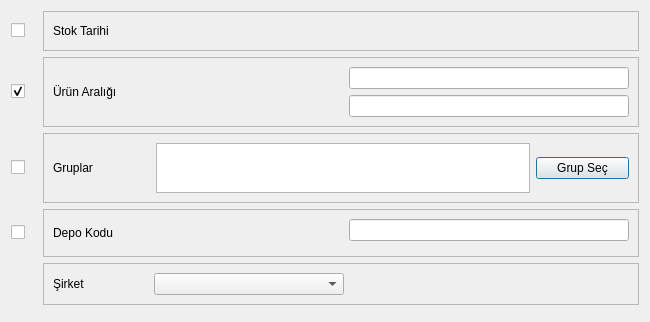
<?xml version="1.0" encoding="UTF-8"?>
<ui version="4.0">
 <class>STOK_MIKTARLARI_BATCH</class>
 <widget class="QDialog" name="STOK_MIKTARLARI_BATCH">
  <property name="geometry">
   <rect>
    <x>0</x>
    <y>0</y>
    <width>650</width>
    <height>313</height>
   </rect>
  </property>
  <property name="sizePolicy">
   <sizepolicy hsizetype="Expanding" vsizetype="Expanding">
    <horstretch>0</horstretch>
    <verstretch>0</verstretch>
   </sizepolicy>
  </property>
  <property name="windowTitle">
   <string>Dialog</string>
  </property>
  <layout class="QGridLayout" name="gridLayout_4" rowstretch="2,2,1,0,0,0" columnstretch="20,20,2">
   <property name="sizeConstraint">
    <enum>QLayout::SetDefaultConstraint</enum>
   </property>
   <item row="1" column="0">
    <widget class="QCheckBox" name="checkBox_urun_araligi">
     <property name="sizePolicy">
      <sizepolicy hsizetype="Fixed" vsizetype="Fixed">
       <horstretch>0</horstretch>
       <verstretch>0</verstretch>
      </sizepolicy>
     </property>
     <property name="minimumSize">
      <size>
       <width>26</width>
       <height>0</height>
      </size>
     </property>
     <property name="text">
      <string/>
     </property>
     <property name="checked">
      <bool>true</bool>
     </property>
    </widget>
   </item>
   <item row="1" column="1" colspan="2">
    <widget class="QFrame" name="frame_urun_araligi">
     <property name="sizePolicy">
      <sizepolicy hsizetype="Expanding" vsizetype="Fixed">
       <horstretch>0</horstretch>
       <verstretch>0</verstretch>
      </sizepolicy>
     </property>
     <property name="frameShape">
      <enum>QFrame::StyledPanel</enum>
     </property>
     <property name="frameShadow">
      <enum>QFrame::Raised</enum>
     </property>
     <layout class="QGridLayout" name="gridLayout" columnstretch="10,20,30">
      <item row="0" column="0" rowspan="2">
       <widget class="QLabel" name="label">
        <property name="sizePolicy">
         <sizepolicy hsizetype="Expanding" vsizetype="Fixed">
          <horstretch>0</horstretch>
          <verstretch>0</verstretch>
         </sizepolicy>
        </property>
        <property name="minimumSize">
         <size>
          <width>97</width>
          <height>0</height>
         </size>
        </property>
        <property name="text">
         <string>Ürün Aralığı</string>
        </property>
       </widget>
      </item>
      <item row="0" column="1">
       <widget class="QSearchEdit" name="searchEdit_bas_urun_kodu">
        <property name="whatsThis">
         <string>Arama widget. </string>
        </property>
        <property name="QSearchEdit" stdset="0">
         <rect>
          <x>0</x>
          <y>0</y>
          <width>100</width>
          <height>100</height>
         </rect>
        </property>
       </widget>
      </item>
      <item row="0" column="2">
       <widget class="QLineEdit" name="lineEdit_bas_urun_adi">
        <property name="focusPolicy">
         <enum>Qt::NoFocus</enum>
        </property>
        <property name="readOnly">
         <bool>true</bool>
        </property>
       </widget>
      </item>
      <item row="1" column="1">
       <widget class="QSearchEdit" name="searchEdit_bts_urun_kodu">
        <property name="whatsThis">
         <string>Arama widget. </string>
        </property>
        <property name="QSearchEdit" stdset="0">
         <rect>
          <x>0</x>
          <y>0</y>
          <width>100</width>
          <height>100</height>
         </rect>
        </property>
       </widget>
      </item>
      <item row="1" column="2">
       <widget class="QLineEdit" name="lineEdit_bts_urun_adi">
        <property name="focusPolicy">
         <enum>Qt::NoFocus</enum>
        </property>
        <property name="readOnly">
         <bool>true</bool>
        </property>
       </widget>
      </item>
     </layout>
    </widget>
   </item>
   <item row="2" column="0">
    <widget class="QCheckBox" name="checkBox_grup_araligi">
     <property name="sizePolicy">
      <sizepolicy hsizetype="Fixed" vsizetype="Fixed">
       <horstretch>0</horstretch>
       <verstretch>0</verstretch>
      </sizepolicy>
     </property>
     <property name="minimumSize">
      <size>
       <width>26</width>
       <height>0</height>
      </size>
     </property>
     <property name="text">
      <string/>
     </property>
    </widget>
   </item>
   <item row="2" column="1" colspan="2">
    <widget class="QFrame" name="frame_grup_araligi">
     <property name="sizePolicy">
      <sizepolicy hsizetype="Expanding" vsizetype="Fixed">
       <horstretch>0</horstretch>
       <verstretch>0</verstretch>
      </sizepolicy>
     </property>
     <property name="maximumSize">
      <size>
       <width>16777215</width>
       <height>70</height>
      </size>
     </property>
     <property name="frameShape">
      <enum>QFrame::StyledPanel</enum>
     </property>
     <property name="frameShadow">
      <enum>QFrame::Raised</enum>
     </property>
     <layout class="QGridLayout" name="gridLayout_2" columnstretch="10,40,10">
      <item row="0" column="1">
       <widget class="QTextEdit" name="textEdit_gruplar">
        <property name="maximumSize">
         <size>
          <width>16777215</width>
          <height>70</height>
         </size>
        </property>
        <property name="focusPolicy">
         <enum>Qt::NoFocus</enum>
        </property>
        <property name="readOnly">
         <bool>true</bool>
        </property>
       </widget>
      </item>
      <item row="0" column="0">
       <widget class="QLabel" name="label_2">
        <property name="sizePolicy">
         <sizepolicy hsizetype="Expanding" vsizetype="Fixed">
          <horstretch>0</horstretch>
          <verstretch>0</verstretch>
         </sizepolicy>
        </property>
        <property name="minimumSize">
         <size>
          <width>97</width>
          <height>0</height>
         </size>
        </property>
        <property name="text">
         <string>Gruplar</string>
        </property>
       </widget>
      </item>
      <item row="0" column="2">
       <widget class="QPushButton" name="pushButton_grup_sec">
        <property name="text">
         <string>Grup Seç</string>
        </property>
        <property name="icon">
         <iconset resource="../k9_icons.qrc">
          <normaloff>:/k9_icons/K9_ICONS/k9_grup.png</normaloff>:/k9_icons/K9_ICONS/k9_grup.png</iconset>
        </property>
       </widget>
      </item>
     </layout>
    </widget>
   </item>
   <item row="3" column="0">
    <widget class="QCheckBox" name="checkBox_depo_kodu">
     <property name="sizePolicy">
      <sizepolicy hsizetype="Fixed" vsizetype="Fixed">
       <horstretch>0</horstretch>
       <verstretch>0</verstretch>
      </sizepolicy>
     </property>
     <property name="text">
      <string/>
     </property>
    </widget>
   </item>
   <item row="3" column="1" colspan="2">
    <widget class="QFrame" name="frame_depo_araligi">
     <property name="sizePolicy">
      <sizepolicy hsizetype="Expanding" vsizetype="Fixed">
       <horstretch>0</horstretch>
       <verstretch>0</verstretch>
      </sizepolicy>
     </property>
     <property name="frameShape">
      <enum>QFrame::StyledPanel</enum>
     </property>
     <property name="frameShadow">
      <enum>QFrame::Raised</enum>
     </property>
     <layout class="QGridLayout" name="gridLayout_3" columnstretch="10,20,30">
      <item row="0" column="0" rowspan="2">
       <widget class="QLabel" name="label_3">
        <property name="sizePolicy">
         <sizepolicy hsizetype="Expanding" vsizetype="Fixed">
          <horstretch>0</horstretch>
          <verstretch>0</verstretch>
         </sizepolicy>
        </property>
        <property name="minimumSize">
         <size>
          <width>97</width>
          <height>0</height>
         </size>
        </property>
        <property name="text">
         <string>Depo Kodu</string>
        </property>
       </widget>
      </item>
      <item row="0" column="1">
       <widget class="QSearchEdit" name="searchEdit_depo_kodu">
        <property name="whatsThis">
         <string>Arama widget. </string>
        </property>
        <property name="QSearchEdit" stdset="0">
         <rect>
          <x>0</x>
          <y>0</y>
          <width>100</width>
          <height>100</height>
         </rect>
        </property>
       </widget>
      </item>
      <item row="0" column="2">
       <widget class="QLineEdit" name="lineEdit_depo_ismi">
        <property name="focusPolicy">
         <enum>Qt::NoFocus</enum>
        </property>
        <property name="readOnly">
         <bool>true</bool>
        </property>
       </widget>
      </item>
     </layout>
    </widget>
   </item>
   <item row="4" column="1" colspan="2">
    <widget class="QFrame" name="frame_sirket">
     <property name="sizePolicy">
      <sizepolicy hsizetype="Expanding" vsizetype="Fixed">
       <horstretch>0</horstretch>
       <verstretch>0</verstretch>
      </sizepolicy>
     </property>
     <property name="frameShape">
      <enum>QFrame::StyledPanel</enum>
     </property>
     <property name="frameShadow">
      <enum>QFrame::Raised</enum>
     </property>
     <layout class="QGridLayout" name="gridLayout_5" columnstretch="10,20,30">
      <item row="0" column="1">
       <widget class="QComboBox" name="comboBox_sirket">
        <property name="sizePolicy">
         <sizepolicy hsizetype="Minimum" vsizetype="Fixed">
          <horstretch>0</horstretch>
          <verstretch>0</verstretch>
         </sizepolicy>
        </property>
       </widget>
      </item>
      <item row="0" column="0">
       <widget class="QLabel" name="label_sirket">
        <property name="sizePolicy">
         <sizepolicy hsizetype="Expanding" vsizetype="Fixed">
          <horstretch>0</horstretch>
          <verstretch>0</verstretch>
         </sizepolicy>
        </property>
        <property name="text">
         <string>Şirket</string>
        </property>
       </widget>
      </item>
      <item row="0" column="2">
       <spacer name="horizontalSpacer_2">
        <property name="orientation">
         <enum>Qt::Horizontal</enum>
        </property>
        <property name="sizeHint" stdset="0">
         <size>
          <width>40</width>
          <height>20</height>
         </size>
        </property>
       </spacer>
      </item>
     </layout>
    </widget>
   </item>
   <item row="5" column="2">
    <widget class="QWidget" name="widget_batch_buttons" native="true"/>
   </item>
   <item row="0" column="0">
    <widget class="QCheckBox" name="checkBox_stok_tarihi">
     <property name="text">
      <string/>
     </property>
    </widget>
   </item>
   <item row="0" column="1" colspan="2">
    <widget class="QFrame" name="frame_stok_tarihi">
     <property name="sizePolicy">
      <sizepolicy hsizetype="Expanding" vsizetype="Fixed">
       <horstretch>0</horstretch>
       <verstretch>0</verstretch>
      </sizepolicy>
     </property>
     <property name="frameShape">
      <enum>QFrame::StyledPanel</enum>
     </property>
     <property name="frameShadow">
      <enum>QFrame::Raised</enum>
     </property>
     <layout class="QGridLayout" name="gridLayout_6" columnstretch="10,25,25">
      <item row="0" column="0">
       <widget class="QLabel" name="label_4">
        <property name="sizePolicy">
         <sizepolicy hsizetype="Expanding" vsizetype="Fixed">
          <horstretch>0</horstretch>
          <verstretch>0</verstretch>
         </sizepolicy>
        </property>
        <property name="text">
         <string>Stok Tarihi</string>
        </property>
       </widget>
      </item>
      <item row="0" column="2">
       <spacer name="horizontalSpacer">
        <property name="orientation">
         <enum>Qt::Horizontal</enum>
        </property>
        <property name="sizeHint" stdset="0">
         <size>
          <width>241</width>
          <height>20</height>
         </size>
        </property>
       </spacer>
      </item>
      <item row="0" column="1">
       <widget class="QAdakDate" name="adakDate_stok_tarihi">
        <property name="sizePolicy">
         <sizepolicy hsizetype="MinimumExpanding" vsizetype="Fixed">
          <horstretch>0</horstretch>
          <verstretch>0</verstretch>
         </sizepolicy>
        </property>
        <property name="whatsThis">
         <string>Tarih WidgetÄ± </string>
        </property>
        <property name="QAdakDate" stdset="0">
         <rect>
          <x>0</x>
          <y>0</y>
          <width>100</width>
          <height>100</height>
         </rect>
        </property>
       </widget>
      </item>
     </layout>
    </widget>
   </item>
  </layout>
 </widget>
 <customwidgets>
  <customwidget>
   <class>QAdakDate</class>
   <extends>QWidget</extends>
   <header>QAdakDate.h</header>
  </customwidget>
  <customwidget>
   <class>QSearchEdit</class>
   <extends>QWidget</extends>
   <header>QSearchEdit.h</header>
  </customwidget>
 </customwidgets>
 <tabstops>
  <tabstop>checkBox_urun_araligi</tabstop>
  <tabstop>searchEdit_bas_urun_kodu</tabstop>
  <tabstop>lineEdit_bas_urun_adi</tabstop>
  <tabstop>searchEdit_bts_urun_kodu</tabstop>
  <tabstop>lineEdit_bts_urun_adi</tabstop>
  <tabstop>checkBox_grup_araligi</tabstop>
  <tabstop>textEdit_gruplar</tabstop>
  <tabstop>pushButton_grup_sec</tabstop>
  <tabstop>checkBox_depo_kodu</tabstop>
  <tabstop>searchEdit_depo_kodu</tabstop>
  <tabstop>lineEdit_depo_ismi</tabstop>
  <tabstop>comboBox_sirket</tabstop>
 </tabstops>
 <resources>
  <include location="../k9_icons.qrc"/>
 </resources>
 <connections/>
</ui>
